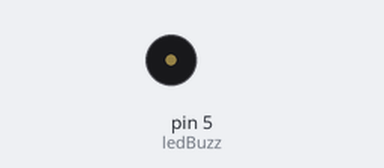
The sketch below on a simulated Arduino Uno, built with avr-gcc and run on an emulated ATmega328P. On the bench: buzzer (waves = sounding, pin HIGH). The modem accepts every AT command (registered, SIM ready, sends succeed) and sends nothing else.

Above: at 0.1 s.
At 1.1 s:
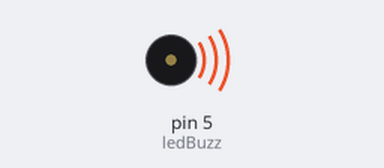
Timing chart, 0 to 2.6 s (numbered marks = the images above):
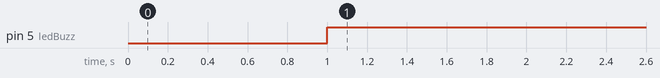

The sketch:

IrWireCutGsmSMSCall.ino
```cpp
/**
 *
 * @author Srinivasan,Kaushik,Prabhakar,Aditthya,Sanjay
 */
#include <SoftwareSerial.h> // to make Digital pins act as Tx and Rx pins
int WireCut=A5;//WIRE CUT INPUT
int ledBuzz=5;//OUTPUT ALARM
int senRead=A0;//IR INPUT
SoftwareSerial mySerial(9, 10);//Rx And Tx pins for GSM Module

void setup()
 {
  /* This function runs only once and is used to setup the Arduino */
  pinMode(WireCut,INPUT);
  pinMode(ledBuzz,OUTPUT);
  pinMode(senRead,INPUT);
  Serial.begin(19200);//Setting the serial port at baud rate of 19200
  mySerial.begin(19200);//Software Serial and Serial has to have same Baud Rate
}

void SMS(){
  /*This Function sends an SMS to the specified Number*/
  mySerial.println("AT+CMGF=1");    //Sets the GSM Module in Text Mode
  delay(1000);  // Delay of 1000 milli seconds or 1 second
  mySerial.println("AT+CMGS=\"+91xxxxxxxxxx\"\r"); // AT command for Sending an SMS
  delay(1000);
  mySerial.println("CAMERA THEFT!!!");// The SMS text you want to send
  delay(100);
  mySerial.println((char)26);// ASCII code of CTRL+Z
  delay(10000);

}
void CALL(){
  /*This Function calls the specified number*/
     mySerial.println("ATD + +91xxxxxxxxxx;"); //AT Command to make calls
     delay(100);
     mySerial.println();
     delay(60000);//Wait for One minute before hanging up
     mySerial.println("ATH");//Hang Up the call
}
void loop(){
  /*This code runs continously*/
  int i=0;//index for loop
  int IR=analogRead(senRead);//Read the value from the IR Sensor
  int WC;
  WC=analogRead(WireCut);//Read the value from the wire cut
  Serial.println("Wire cut reads "+WC);
  Serial.println("IR Photodiode reads "+IR);
  delay(1000);//Wait for a second...
  if(IR>800 || WC<1000){//Condition for alarm
     digitalWrite(ledBuzz,HIGH);//Send HIGH value to the LED and BUZZER
     SMS();//Send the alert SMS
     for(;i<3;i++){//Make 3 calls
      CALL();//Call the concerned authority
     }
  }
  else{
  digitalWrite(ledBuzz,LOW);//Keep the LED and Buzzer turned off.
  }
}
```

Measured:
- by itself, pin 5 (ledBuzz): LOW → HIGH at 1.0 s
